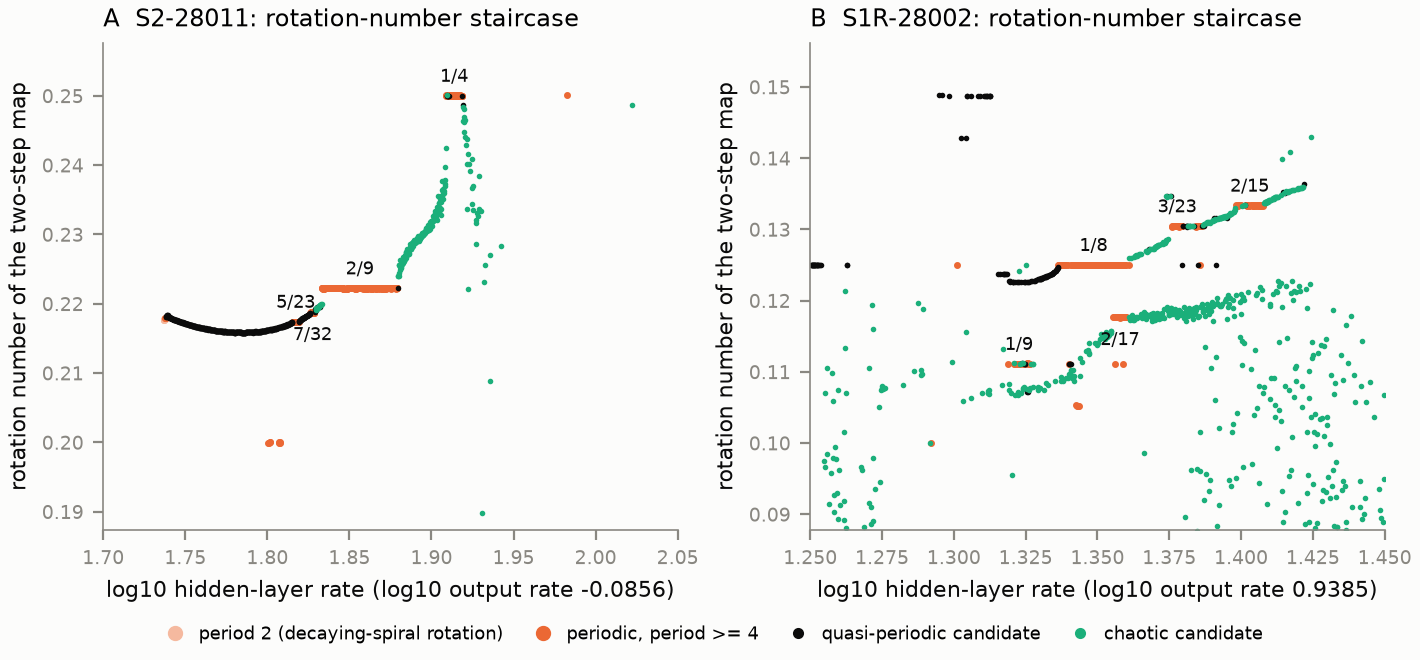

Recreate this plot in Python.
"""Figure 3: devil's staircases of the two-step rotation number along learning-rate slices.

Evidence: exploratory. Each slice varies the hidden-layer rate at a fixed
output-layer rate (tools/explore_a3_staircase.py): 2,000 cells, 40,000 updates,
rotation number of the two-step map from the last 4,000 states in each cell's
own principal plane; labels from EXP-028 screening of the first 20,000 updates.
Locked plateaus (periodic, period 2q, rotation m/q) are detected by
common.plateaus; quasi-periodic candidates are non-periodic cells with
|FTLE| < 0.005.
"""

import json

import numpy as np

import common as c

LABEL_MIN_CELLS = 8  # label merged plateaus (common.merged_plateaus) with at least this many locked cells
SLICES = [("S2-28011", c.EXPLORE / "a3-staircase/s2-28011-out-0.0856/staircase.json"),
          ("S1R-28002", c.EXPLORE / "a3-staircase/s1r-28002-out-0.9385/staircase.json")]


def main():
    c.style()
    fig, axes = c.plt.subplots(1, 2, figsize=(7.1, 3.3), layout="constrained")
    derived = {}
    for ax, letter, (name, path) in zip(axes, "AB", SLICES):
        data = json.loads(path.read_text())
        rows = data["rows"]
        merged = c.merged_plateaus(rows)
        derived[name] = {
            "fixed_log10_output": data["args"]["fixed"], "range_log10_hidden": data["args"]["range"],
            "cells": len(rows), "periodic_cells": sum(r["status"] == 2 for r in rows),
            "quasi_periodic_cells": sum(c.quasi_periodic(r) for r in rows),
            "chaotic_cells": sum(r["status"] == 3 for r in rows),
            "labeled_plateaus": [{k: p[k] for k in ("m", "q", "start", "end", "cells", "runs")}
                                 for p in merged if p["cells"] >= LABEL_MIN_CELLS],
        }
        groups = {
            "period 2 (decaying-spiral rotation)": [r for r in rows if r["status"] == 2 and r["period"] == 2
                                                          and r["rho"] is not None],
            "periodic, period >= 4": [r for r in rows if r["status"] == 2 and r["period"] >= 4 and r["rho"] is not None],
            "quasi-periodic candidate": [r for r in rows if c.quasi_periodic(r)],
            "chaotic candidate": [r for r in rows if r["status"] == 3 and r["rho"] is not None],
        }
        colors = list(zip(["#f5b99f", c.CLASS_COLORS[2], c.INK, c.CLASS_COLORS[3]], [3.0, 3.0, 2.0, 2.0]))
        style = dict(zip(groups, colors))
        for label, members in groups.items():
            if members:
                color, size = style[label]
                ax.plot([r["log10_varied"] for r in members], [r["rho"] for r in members], ".", markersize=size,
                        color=color, label=label, rasterized=True)
        previous = None
        spans = [p for p in c.merged_plateaus(rows) if p["cells"] >= LABEL_MIN_CELLS]
        best = {}
        for p in spans:
            if p["cells"] > best.get((p["m"], p["q"]), {"cells": 0})["cells"]:
                best[(p["m"], p["q"])] = p
        for p in sorted(best.values(), key=lambda p: p["start"]):
            mid = 0.5 * (p["start"] + p["end"])
            below = previous is not None and mid - previous < 0.02 * (data["args"]["range"][1] - data["args"]["range"][0]) * 5
            ax.annotate(f"{p['m']}/{p['q']}", (mid, p["m"] / p["q"]), textcoords="offset points",
                        xytext=(0, -10 if below else 5), ha="center", fontsize=6.5, color=c.INK)
            previous = None if below else mid
        regular = [r["rho"] for r in rows if r["rho"] is not None and r["rho"] > 0.02
                   and ((r["status"] == 2 and r["period"] >= 4) or c.quasi_periodic(r))]
        lo, hi = min(regular), max(regular)
        ax.set_ylim(lo - 0.25 * (hi - lo), hi + 0.15 * (hi - lo))
        ax.set_xlim(data["args"]["range"])
        ax.set_xlabel(f"log10 hidden-layer rate (log10 output rate {data['args']['fixed']:.4f})")
        ax.set_ylabel("rotation number of the two-step map")
        ax.set_title(f"{letter}  {name}: rotation-number staircase")
        if letter == "A":
            fig.legend(loc="outside lower center", ncol=4, frameon=False, markerscale=3, fontsize=6.5,
                       columnspacing=1.2, handletextpad=0.3)
    parts = []
    for name, d in derived.items():
        labels = ", ".join(f"{p['m']}/{p['q']}" for p in d["labeled_plateaus"])
        parts.append(f"{name}: {d['quasi_periodic_cells']} quasi-periodic and {d['periodic_cells']} periodic of "
                     f"{d['cells']} cells, plateaus at {labels}")
    alt = ("Rotation number of the two-step map against the hidden-layer learning rate along one slice in each of two "
           "networks. Quasi-periodic cells trace a continuous curve; periodic cells sit on flat plateaus at rational "
           "values m/q whose period is 2q (or a doubling of it); chaotic cells scatter. " + "; ".join(parts) + ".")
    c.save(fig, "f3_staircases", [p for _, p in SLICES], __file__, "exploratory", alt, derived,
           "Plateaus: common.merged_plateaus (runs of the same m/q within 0.003 in log10 rate merged); labels need "
           f"at least {LABEL_MIN_CELLS} locked cells.")


if __name__ == "__main__":
    main()
